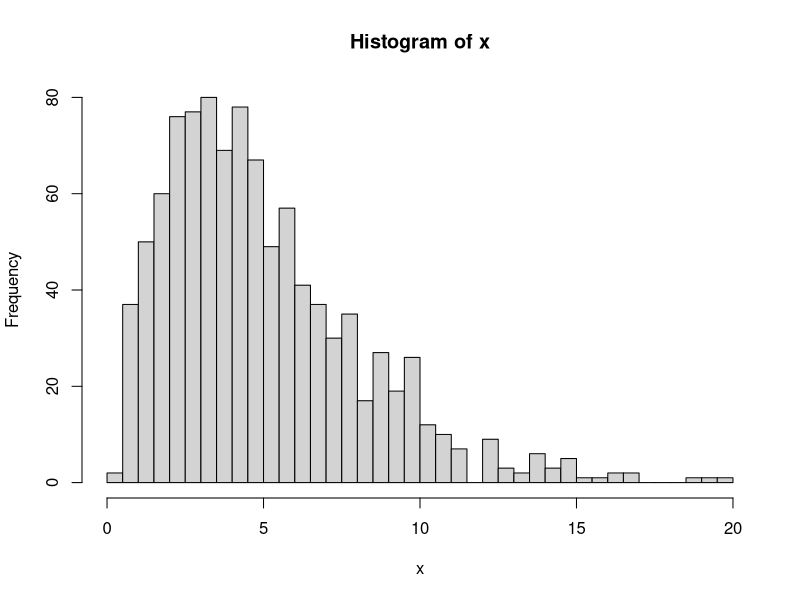

Here is the R script that generated this plot: (Note: this script raises an error after producing the figure.)
#-------------------------------------------------------------------------------
#-------------------------------------------------------------------------------
# Seminarium kursvecka 5
#-------------------------------------------------------------------------------
#-------------------------------------------------------------------------------


# spara plot till pdf:

getwd()


x<-rchisq(n = 1000,df = 5)
hist(x,50)
dev.copy2pdf(file="my_hist.pdf")


dev.copy2pdf(file="/home/joswi05/Dropbox/Josef/732G33_VT2023/KursRprgm2/test_folder/my_hist.pdf")



#-------------------------------------------------------------------------------
#-------------------------------------------------------------------------------
#-------------------------------------------------------------------------------


df<-data.frame()
str(df)

colnames(df)<-c("a","b")

no_row<-100
df<-data.frame(temp=rep(0,no_row))
str(df)
colnames(df)
colnames(df)<-"hej"
df$b<-"abc"
df

# vi har tre olika data.frames med lika många rader
# -> slå ihop med cbind()

df1<-data.frame(a=1:10)
df2<-data.frame(b=10:1,c=30)
df3<-data.frame(d=11:20)


df_all<-cbind(df1,df2,df3)
df_all


df_all<-cbind(df1,b=df2$b,df3)
df_all



a<-matrix(0,4,2)
a
b<-data.frame(a)
b
is.data.frame(b)
as.data.frame(b)
class(b)

df<-data.frame(x1=rep(0,4),x2=rep(0,4))
df


